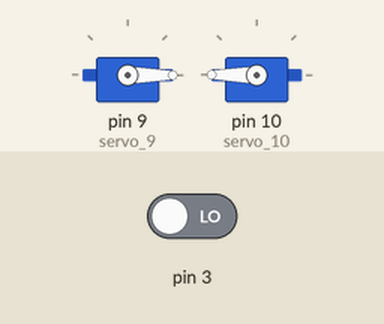
Bench run of a sketch on a simulated Arduino Uno, built with avr-gcc and run on an emulated ATmega328P. Parts: 2 × servo. Inputs (shaded band) come from the test bench; at power-on: pin 3 LOW.

Above: at 0.05 s.
Timing chart, 0 to 4.6 s (numbered marks = the images above):
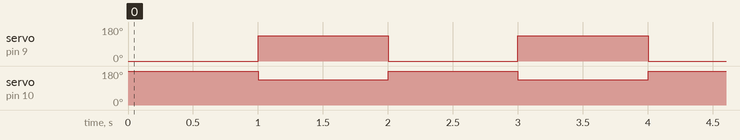

The sketch:

minisumo_Enrique_V1c.ino
```cpp
#include <Arduino.h>
#include <Wire.h>
#include <SoftwareSerial.h>

#include <Servo.h>

double angle_rad = PI/180.0;
double angle_deg = 180.0/PI;
void Atras();
Servo servo_9;
Servo servo_10;
void Adelante();
void Para();
void Gira();
void Busca();
float getDistance(int trig,int echo){
    pinMode(trig,OUTPUT);
    digitalWrite(trig,LOW);
    delayMicroseconds(2);
    digitalWrite(trig,HIGH);
    delayMicroseconds(10);
    digitalWrite(trig,LOW);
    pinMode(echo, INPUT);
    return pulseIn(echo,HIGH,30000)/58.0;
}

void Atras()
{
    servo_9.write(0); // write to servo
    servo_10.write(180); // write to servo
}

void Adelante()
{
    servo_9.write(180); // write to servo
    servo_10.write(0); // write to servo
}

void Para()
{
    servo_9.write(90); // write to servo
    servo_10.write(90); // write to servo
}

void Gira()
{
    servo_9.write(135); // write to servo
    servo_10.write(135); // write to servo
    _delay(1);
}

void Busca()
{
    while(!((getDistance(5,6)) < (  15)))
    {
        _loop();
        Gira();
    }
    Adelante();
}

void setup(){
    servo_9.attach(9); // init pin
    servo_10.attach(10); // init pin
    pinMode(3,INPUT);
    pinMode(2,INPUT);
}

void loop(){
    if((digitalRead(3)) && (digitalRead(2))){
        Adelante();
    }else{
        Atras();
        _delay(1);
        Gira();
    }
    _loop();
}

void _delay(float seconds){
    long endTime = millis() + seconds * 1000;
    while(millis() < endTime)_loop();
}

void _loop(){
}
```

Measured:
- by itself, servo on pin 9 (servo_9): alternates 135° for 1.0 s and 0° for 1.0 s
- by itself, servo on pin 10 (servo_10): alternates 180° for 1.0 s and 135° for 1.0 s
